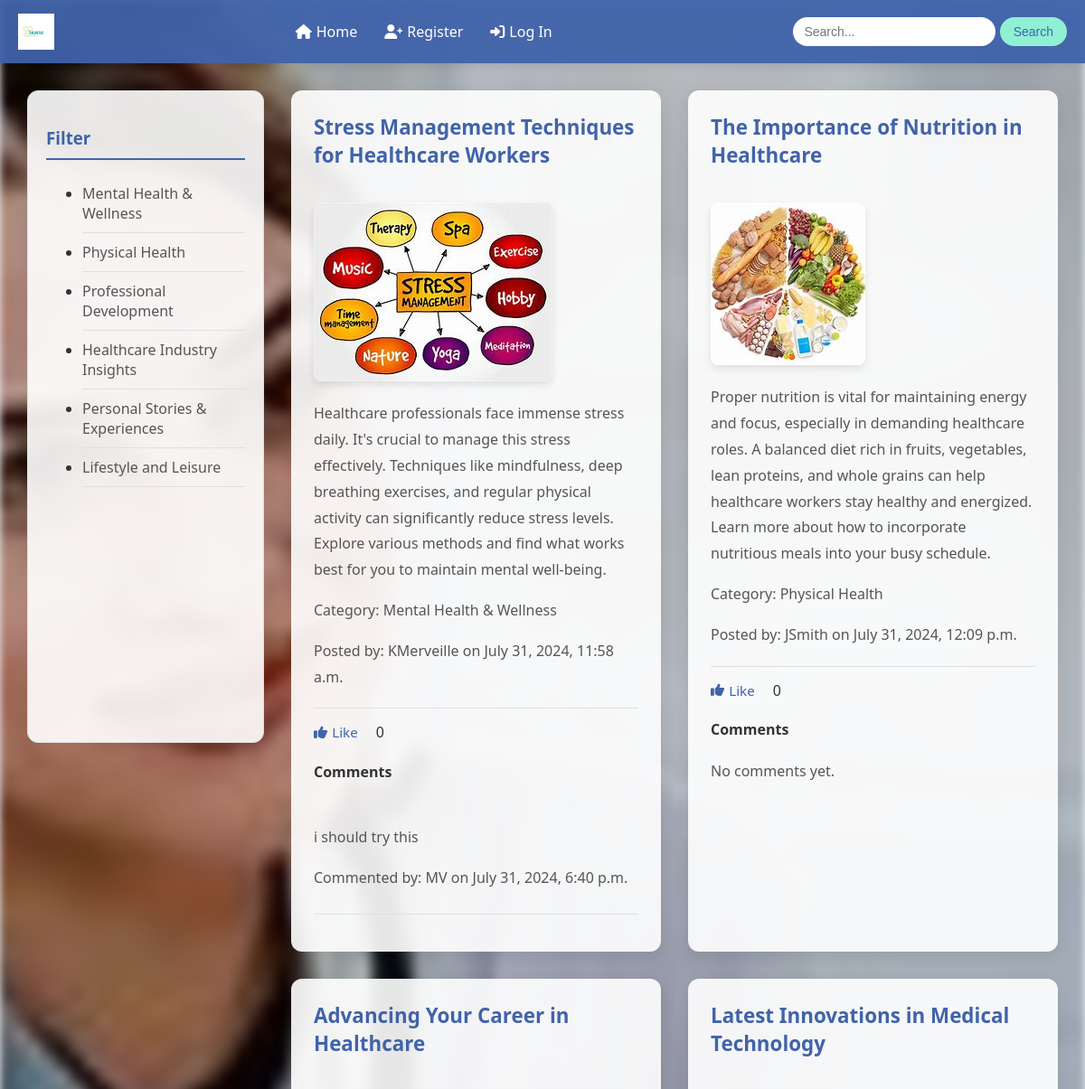
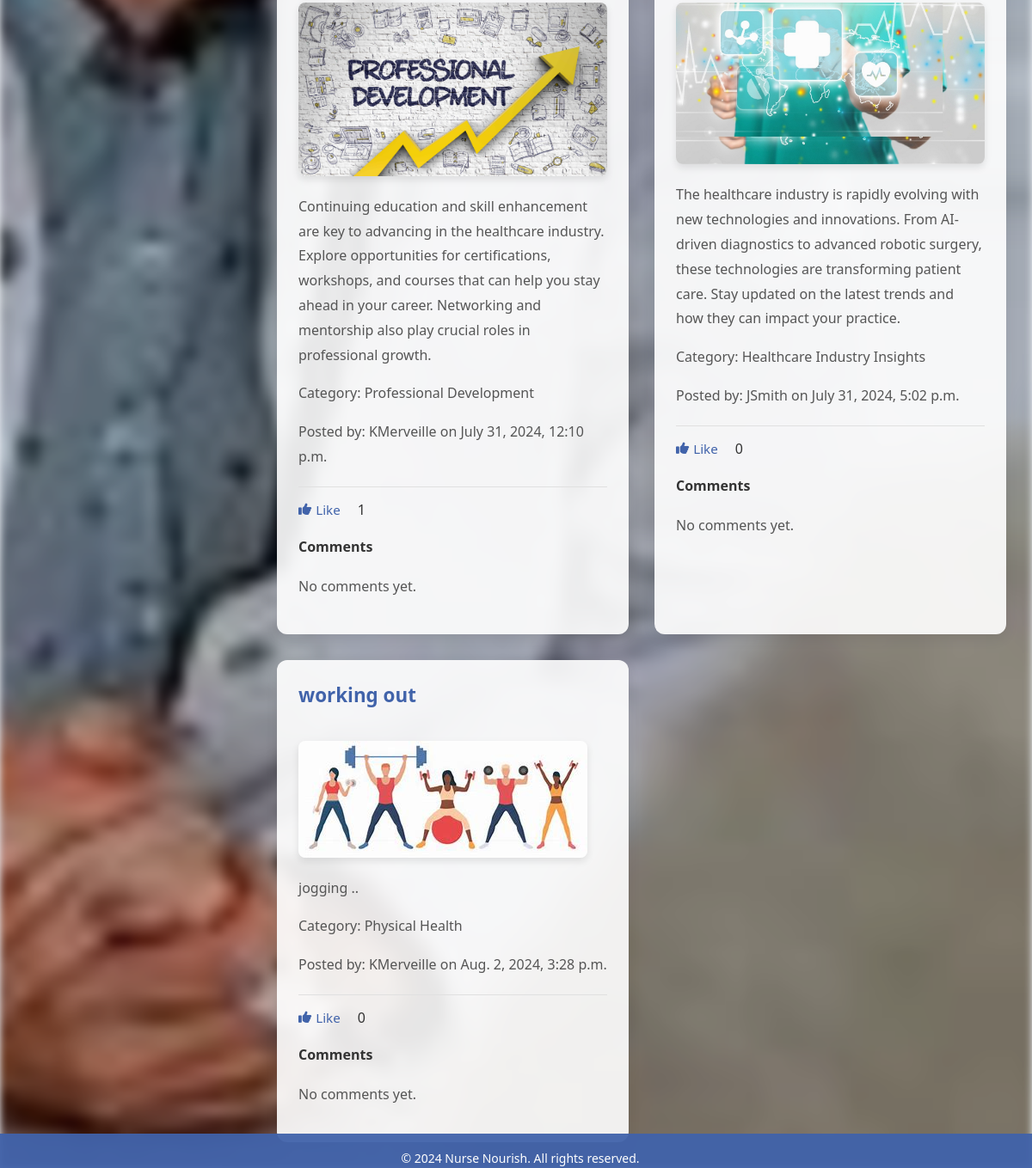
The page / on the database its author committed (2 pictures, top to bottom).
### nourse/models.py (models this page shows, shortened)
class Category(models.Model):
    name = models.CharField(max_length=100)

class Post(models.Model):
    user = models.ForeignKey(User, on_delete=models.CASCADE)
    title = models.CharField(max_length=100)
    content = models.TextField()
    category = models.ForeignKey(Category, on_delete=models.CASCADE)
    date_posted = models.DateTimeField(auto_now=True)
    image = models.ImageField(upload_to='static/', blank=True, null=True)
    likes = models.ManyToManyField(User, related_name='liked_posts', blank=True)
    def total_likes(self):
        return self.likes.count()

class User(AbstractUser):
    email = models.EmailField(unique=True)
    first_name = models.CharField(max_length=30)
    last_name = models.CharField(max_length=30)
    username = models.CharField(max_length=50, unique=True)
    picture = models.ImageField(upload_to='static/', default='static/default-profile.png')
    groups = models.ManyToManyField(
        Group,
        related_name='customuser_set',  # Add unique related_name
        blank=True,
        help_text='The groups this user belongs to. A user will get all permissions granted to each of their groups.',
        verbose_name='groups',
    )
    user_permissions = models.ManyToManyField(
        Permission,
        related_name='customuser_set',  # Add unique related_name
        blank=True,
        help_text='Specific permissions for this user.',
        verbose_name='user permissions',
    )

class Comment(models.Model):
    post = models.ForeignKey(Post, related_name='comments', on_delete=models.CASCADE)
    user = models.ForeignKey(User, on_delete=models.CASCADE)
    content = models.TextField()
    date_posted = models.DateTimeField(auto_now_add=True)

### nourse/views.py (the view)
# urls.py: path('', views.index, name='index'),
def index(request):
    posts = Post.objects.all()
    categories = Category.objects.all()
    return render(request, 'index.html', {'posts': posts, 'categories': categories})

### nourse/context_processors.py (called while the page is built)
def categories_processor(request):
    categories = Category.objects.all()
    return {'categories': categories}

### nourse/templates/index.html (shortened to what this page needs)
{% extends "main.html" %}
{% block content %}
    <div class="post-list">
        {% for post in posts %}
            <div class="post">
                <h3>{{ post.title }}</h3>
                {% if post.image %}
                    <img src="{{ post.image.url }}" alt="Post Image" class="post-image">
                {% endif %}
                <p>{{ post.content }}</p>
                <p>Category: {{ post.category.name }}</p>
                <p>Posted by: {{ post.user.username }} on {{ post.date_posted }}</p>
                <div class="post-actions">
                    <a href="{% url 'nourse:like_post' post.id %}">
                        {% if user.is_authenticated and user in post.likes.all %}
                            <i class="fas fa-thumbs-down"></i> Unlike
                        {% else %}
                            <i class="fas fa-thumbs-up"></i> Like
                        {% endif %}
                    </a>
                    <span>{{ post.total_likes }}</span>
                </div>
                <div class="comments">
                    <h4>Comments</h4>
                    {% for comment in post.comments.all %}
                        <div class="comment">
                            <p>{{ comment.content }}</p>
                            <p>Commented by: {{ comment.user.username }} on {{ comment.date_posted }}</p>
                        </div>
                    {% empty %}
                        <p>No comments yet.</p>
                    {% endfor %}
                </div>
            </div>
        {% endfor %}
    </div>
{% endblock %}

### nourse/templates/main.html (shortened to what this page needs)
{% load static %}
<!DOCTYPE html>
<html lang="en">
<head>
    <link rel="stylesheet" href="{% static 'main.css' %}">
    <link rel="stylesheet" href="https://cdnjs.cloudflare.com/ajax/libs/font-awesome/6.0.0-beta3/css/all.min.css">
</head>
<body>
    <header>
        <img class="logo" src="{% static 'images/logo (2).ico' %}" alt="Nurse Nourish Logo">
        <nav>
            <ul>
                <li>
                    {% if user.is_authenticated %}
                        <a href="{% url 'nourse:home' %}"><i class="fas fa-home"></i>Home</a>
                    {% else %}
                        <a href="{% url 'nourse:login' %}"><i class="fas fa-home"></i>Home</a>
                    {% endif %}
                </li>
                {% if user.is_authenticated %}
                    <li><a href="{% url 'nourse:inbox' %}"><i class="fas fa-envelope"></i> Inbox</a></li>
                    <li>
                        <form id="logout-form" action="{% url 'nourse:logout' %}" method="post" style="display: inline;">
                            {% csrf_token %}
                            <button type="submit" style="border: none; background: none; padding: 0; cursor: pointer;">
                                <i class="fas fa-sign-out-alt"></i> Logout
                            </button>
                        </form>
                    </li>
                    <li>
                        <a href="{% url 'nourse:profile' %}">
                            <img class="user-pic" src="{{ user.picture.url }}" alt="Profile Picture">
                        </a>
                    </li>
                {% else %}
                    <li><a href="{% url 'nourse:register' %}"><i class="fas fa-user-plus"></i> Register</a></li>
                    <li><a href="{% url 'nourse:login' %}"><i class="fas fa-sign-in-alt"></i> Log In</a></li>
                {% endif %}
            </ul>
        </nav>
        <div class="search-bar">
            <form method="get" action="{% url 'nourse:search' %}">
                <input type="text" placeholder="Search..." name="q">
                <button type="submit">Search</button>
            </form>
        </div>
    </header>
    <main>
        <aside class="sidebar">
            <h3>Filter</h3>
            <ul>
                {% for category in categories %}
                    <li>
                        <a href="{% url 'nourse:posts_by_category' category.id %}">{{ category.name }}</a>
                    </li>
                {% empty %}
                    <li>No categories available.</li>
                {% endfor %}
            </ul>
        </aside>
        {% block content %}{% endblock %}
    </main>
    <footer>
        <p>&copy; 2024 Nurse Nourish. All rights reserved.</p>
    </footer>
</body>
</html>

### static/main.css (style rules this page uses)
body { font-family: 'Segoe UI', Tahoma, Geneva, Verdana, sans-serif; margin: 0; padding: 0; background-color: #f0f4f8; display: flex; flex-direction: column; min-height: 100vh; color: #333; }
header { background-color: rgba(65, 99, 170, 0.95); color: #fff; padding: 10px 0; position: fixed; width: 100%; top: 0; left: 0; z-index: 1000; display: flex; align-items: center; justify-content: space-between; height: 50px; box-shadow: 0 2px 10px rgba(0, 0, 0, 0.1); }
.logo { width: 40px; margin-left: 20px; transition: transform 0.3s ease; }
nav ul { list-style: none; padding: 0; margin: 0; display: flex; align-items: center; }
nav ul li { margin: 0 15px; }
nav ul li a, nav ul li button { color: #fff; text-decoration: none; font-weight: 500; display: flex; align-items: center; font-size: 16px; transition: color 0.3s ease; }
nav ul li a i, nav ul li button i { margin-right: 5px; }
.search-bar { margin-right: 20px; }
.search-bar input { padding: 8px 12px; border: none; border-radius: 20px; font-size: 14px; width: 200px; transition: width 0.3s ease; }
.search-bar button { padding: 8px 15px; border: none; border-radius: 20px; background-color: #8ff0d3; color: #4163aa; cursor: pointer; font-size: 14px; transition: background-color 0.3s ease; }
main { flex: 1; margin-top: 70px; display: flex; flex-direction: row; gap: 30px; padding: 30px; }
.sidebar { width: 220px; background-color: rgba(255, 255, 255, 0.9); border: 1px solid #e0e0e0; padding: 20px; position: sticky; top: 80px; height: calc(100vh - 120px); overflow-y: auto; border-radius: 12px; box-shadow: 0 4px 15px rgba(0, 0, 0, 0.05); box-sizing: inherit; }
.sidebar h3 { color: #4163aa; border-bottom: 2px solid #4163aa; padding-bottom: 10px; margin-bottom: 15px; }
.sidebar ul li a { color: #555; text-decoration: none; display: block; padding: 10px 0; border-bottom: 1px solid #e0e0e0; transition: all 0.5s ease; }
.post-list { flex: 1; display: grid; grid-template-columns: repeat(auto-fill, minmax(300px, 1fr)); gap: 30px; }
.post { border: none; border-radius: 12px; background-color: rgba(255, 255, 255, 0.9); padding: 25px; box-shadow: 0 5px 15px rgba(0, 0, 0, 0.08); transition: all 0.3s ease; }
.post h3 { margin-top: 0; color: #4163aa; font-size: 1.4em; }
.post p { color: #555; line-height: 1.8; font-size: 1em; }
.post-actions { display: flex; align-items: center; margin-top: 20px; padding-top: 15px; border-top: 1px solid #e0e0e0; }
.post-actions a, .post-actions button { color: #4163aa; text-decoration: none; margin-right: 20px; font-size: 0.95em; display: flex; align-items: center; background: none; border: none; cursor: pointer; transition: color 0.3s ease; }
.post-actions a i, .post-actions button i { margin-right: 5px; }
.post-image { max-width: 100%; height: auto; margin-top: 15px; border-radius: 8px; box-shadow: 0 4px 8px rgba(0, 0, 0, 0.1); }
footer { background-color: rgba(65, 99, 170, 0.95); color: #fff; text-align: center; padding: 5px; font-size: 14px; position: fixed; bottom: 0; width: 100%; height:30px; }
.comment { border-bottom: 1px solid #e0e0e0; padding: 10px 0; }

### rows shown on the page
Category: name "Mental Health & Wellness"
Category: name "Physical Health"
Category: name "Professional Development"
Category: name "Healthcare Industry Insights"
Category: name "Personal Stories & Experiences"
Category: name "Lifestyle and Leisure"
Post: title "Stress Management Techniques for Healthcare Workers", image (picture), content "Healthcare professionals face immense stress daily. It's crucial to manage this stress effectively. Techniques like mindfulness, deep breathing exercises, and regular physical activity can significantly reduce stress levels. Explore various methods and find what works best for you to maintain mental well-being.", category.name "Mental Health & Wellness", user.username "KMerveille", date_posted "July 31, 2024, 11:58 a.m.", total_likes "0"
Comment: content "i should try this", user.username "MV", date_posted "July 31, 2024, 6:40 p.m."
Post: title "The Importance of Nutrition in Healthcare", image (picture), content "Proper nutrition is vital for maintaining energy and focus, especially in demanding healthcare roles. A balanced diet rich in fruits, vegetables, lean proteins, and whole grains can help healthcare workers stay healthy and energized. Learn more about how to incorporate nutritious meals into your busy schedule.", category.name "Physical Health", user.username "JSmith", date_posted "July 31, 2024, 12:09 p.m.", total_likes "0"
Post: title "Advancing Your Career in Healthcare", image (picture), content "Continuing education and skill enhancement are key to advancing in the healthcare industry. Explore opportunities for certifications, workshops, and courses that can help you stay ahead in your career. Networking and mentorship also play crucial roles in professional growth.", category.name "Professional Development", user.username "KMerveille", date_posted "July 31, 2024, 12:10 p.m.", total_likes "1"
Post: title "Latest Innovations in Medical Technology", image (picture), content "The healthcare industry is rapidly evolving with new technologies and innovations. From AI-driven diagnostics to advanced robotic surgery, these technologies are transforming patient care. Stay updated on the latest trends and how they can impact your practice.", category.name "Healthcare Industry Insights", user.username "JSmith", date_posted "July 31, 2024, 5:02 p.m.", total_likes "0"
Post: title "working out", image (picture), content "jogging ..", category.name "Physical Health", user.username "KMerveille", date_posted "Aug. 2, 2024, 3:28 p.m.", total_likes "0"
